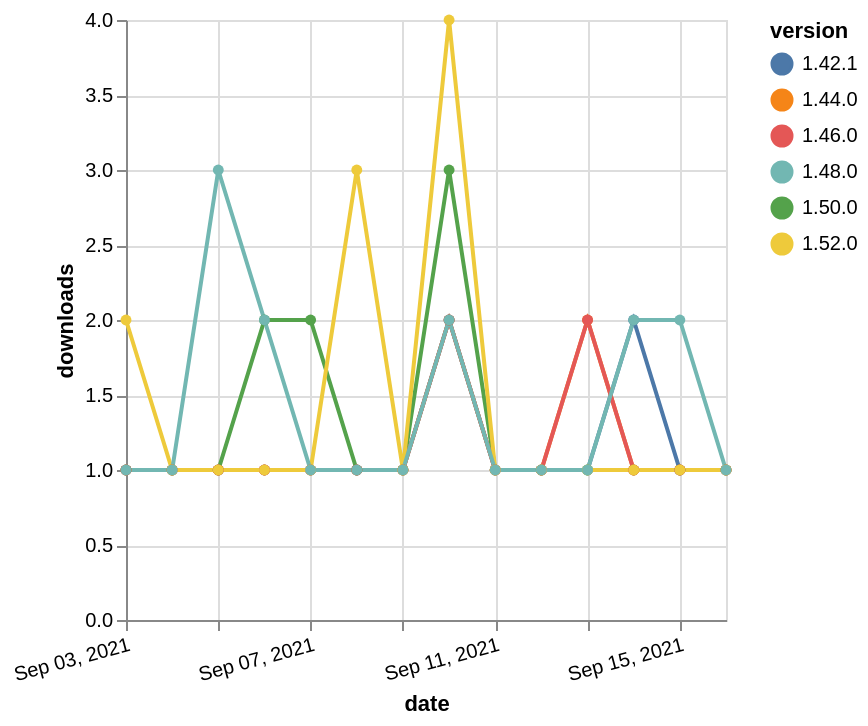

Write the Vega-Lite specification saved for this chart.
### Vega-Lite specification from a JSON file in a GitHub repository (floating-point values rounded to 4 significant figures)
{"$schema": "https://vega.github.io/schema/vega-lite/v5.json", "description": "A simple bar chart with embedded data.", "data": {"values": [{"date": "2021-09-03", "total": 267, "delta": 1, "version": "1.42.1"}, {"date": "2021-09-04", "total": 268, "delta": 1, "version": "1.42.1"}, {"date": "2021-09-05", "total": 269, "delta": 1, "version": "1.42.1"}, {"date": "2021-09-06", "total": 270, "delta": 1, "version": "1.42.1"}, {"date": "2021-09-07", "total": 271, "delta": 1, "version": "1.42.1"}, {"date": "2021-09-08", "total": 272, "delta": 1, "version": "1.42.1"}, {"date": "2021-09-09", "total": 273, "delta": 1, "version": "1.42.1"}, {"date": "2021-09-10", "total": 275, "delta": 2, "version": "1.42.1"}, {"date": "2021-09-11", "total": 276, "delta": 1, "version": "1.42.1"}, {"date": "2021-09-12", "total": 277, "delta": 1, "version": "1.42.1"}, {"date": "2021-09-13", "total": 278, "delta": 1, "version": "1.42.1"}, {"date": "2021-09-14", "total": 280, "delta": 2, "version": "1.42.1"}, {"date": "2021-09-15", "total": 281, "delta": 1, "version": "1.42.1"}, {"date": "2021-09-16", "total": 282, "delta": 1, "version": "1.42.1"}, {"date": "2021-09-03", "total": 219, "delta": 1, "version": "1.50.0"}, {"date": "2021-09-04", "total": 220, "delta": 1, "version": "1.50.0"}, {"date": "2021-09-05", "total": 221, "delta": 1, "version": "1.50.0"}, {"date": "2021-09-06", "total": 223, "delta": 2, "version": "1.50.0"}, {"date": "2021-09-07", "total": 225, "delta": 2, "version": "1.50.0"}, {"date": "2021-09-08", "total": 226, "delta": 1, "version": "1.50.0"}, {"date": "2021-09-09", "total": 227, "delta": 1, "version": "1.50.0"}, {"date": "2021-09-10", "total": 230, "delta": 3, "version": "1.50.0"}, {"date": "2021-09-11", "total": 231, "delta": 1, "version": "1.50.0"}, {"date": "2021-09-12", "total": 232, "delta": 1, "version": "1.50.0"}, {"date": "2021-09-13", "total": 233, "delta": 1, "version": "1.50.0"}, {"date": "2021-09-14", "total": 234, "delta": 1, "version": "1.50.0"}, {"date": "2021-09-15", "total": 235, "delta": 1, "version": "1.50.0"}, {"date": "2021-09-16", "total": 236, "delta": 1, "version": "1.50.0"}, {"date": "2021-09-03", "total": 218, "delta": 1, "version": "1.44.0"}, {"date": "2021-09-04", "total": 219, "delta": 1, "version": "1.44.0"}, {"date": "2021-09-05", "total": 220, "delta": 1, "version": "1.44.0"}, {"date": "2021-09-06", "total": 221, "delta": 1, "version": "1.44.0"}, {"date": "2021-09-07", "total": 222, "delta": 1, "version": "1.44.0"}, {"date": "2021-09-08", "total": 223, "delta": 1, "version": "1.44.0"}, {"date": "2021-09-09", "total": 224, "delta": 1, "version": "1.44.0"}, {"date": "2021-09-10", "total": 226, "delta": 2, "version": "1.44.0"}, {"date": "2021-09-11", "total": 227, "delta": 1, "version": "1.44.0"}, {"date": "2021-09-12", "total": 228, "delta": 1, "version": "1.44.0"}, {"date": "2021-09-13", "total": 230, "delta": 2, "version": "1.44.0"}, {"date": "2021-09-14", "total": 231, "delta": 1, "version": "1.44.0"}, {"date": "2021-09-15", "total": 232, "delta": 1, "version": "1.44.0"}, {"date": "2021-09-16", "total": 233, "delta": 1, "version": "1.44.0"}, {"date": "2021-09-03", "total": 206, "delta": 1, "version": "1.46.0"}, {"date": "2021-09-04", "total": 207, "delta": 1, "version": "1.46.0"}, {"date": "2021-09-05", "total": 208, "delta": 1, "version": "1.46.0"}, {"date": "2021-09-06", "total": 209, "delta": 1, "version": "1.46.0"}, {"date": "2021-09-07", "total": 210, "delta": 1, "version": "1.46.0"}, {"date": "2021-09-08", "total": 211, "delta": 1, "version": "1.46.0"}, {"date": "2021-09-09", "total": 212, "delta": 1, "version": "1.46.0"}, {"date": "2021-09-10", "total": 214, "delta": 2, "version": "1.46.0"}, {"date": "2021-09-11", "total": 215, "delta": 1, "version": "1.46.0"}, {"date": "2021-09-12", "total": 216, "delta": 1, "version": "1.46.0"}, {"date": "2021-09-13", "total": 218, "delta": 2, "version": "1.46.0"}, {"date": "2021-09-14", "total": 219, "delta": 1, "version": "1.46.0"}, {"date": "2021-09-15", "total": 220, "delta": 1, "version": "1.46.0"}, {"date": "2021-09-16", "total": 221, "delta": 1, "version": "1.46.0"}, {"date": "2021-09-03", "total": 137, "delta": 2, "version": "1.52.0"}, {"date": "2021-09-04", "total": 138, "delta": 1, "version": "1.52.0"}, {"date": "2021-09-05", "total": 139, "delta": 1, "version": "1.52.0"}, {"date": "2021-09-06", "total": 140, "delta": 1, "version": "1.52.0"}, {"date": "2021-09-07", "total": 141, "delta": 1, "version": "1.52.0"}, {"date": "2021-09-08", "total": 144, "delta": 3, "version": "1.52.0"}, {"date": "2021-09-09", "total": 145, "delta": 1, "version": "1.52.0"}, {"date": "2021-09-10", "total": 149, "delta": 4, "version": "1.52.0"}, {"date": "2021-09-11", "total": 150, "delta": 1, "version": "1.52.0"}, {"date": "2021-09-12", "total": 151, "delta": 1, "version": "1.52.0"}, {"date": "2021-09-13", "total": 152, "delta": 1, "version": "1.52.0"}, {"date": "2021-09-14", "total": 153, "delta": 1, "version": "1.52.0"}, {"date": "2021-09-15", "total": 154, "delta": 1, "version": "1.52.0"}, {"date": "2021-09-16", "total": 155, "delta": 1, "version": "1.52.0"}, {"date": "2021-09-03", "total": 173, "delta": 1, "version": "1.48.0"}, {"date": "2021-09-04", "total": 174, "delta": 1, "version": "1.48.0"}, {"date": "2021-09-05", "total": 177, "delta": 3, "version": "1.48.0"}, {"date": "2021-09-06", "total": 179, "delta": 2, "version": "1.48.0"}, {"date": "2021-09-07", "total": 180, "delta": 1, "version": "1.48.0"}, {"date": "2021-09-08", "total": 181, "delta": 1, "version": "1.48.0"}, {"date": "2021-09-09", "total": 182, "delta": 1, "version": "1.48.0"}, {"date": "2021-09-10", "total": 184, "delta": 2, "version": "1.48.0"}, {"date": "2021-09-11", "total": 185, "delta": 1, "version": "1.48.0"}, {"date": "2021-09-12", "total": 186, "delta": 1, "version": "1.48.0"}, {"date": "2021-09-13", "total": 187, "delta": 1, "version": "1.48.0"}, {"date": "2021-09-14", "total": 189, "delta": 2, "version": "1.48.0"}, {"date": "2021-09-15", "total": 191, "delta": 2, "version": "1.48.0"}, {"date": "2021-09-16", "total": 192, "delta": 1, "version": "1.48.0"}]}, "width": "container", "mark": {"type": "line", "point": {"filled": true}}, "encoding": {"x": {"field": "date", "type": "temporal", "timeUnit": "yearmonthdate", "title": "date", "axis": {"labelAngle": -15}}, "y": {"field": "delta", "type": "quantitative", "title": "downloads"}, "color": {"field": "version", "type": "nominal"}, "tooltip": {"field": "delta"}}}
